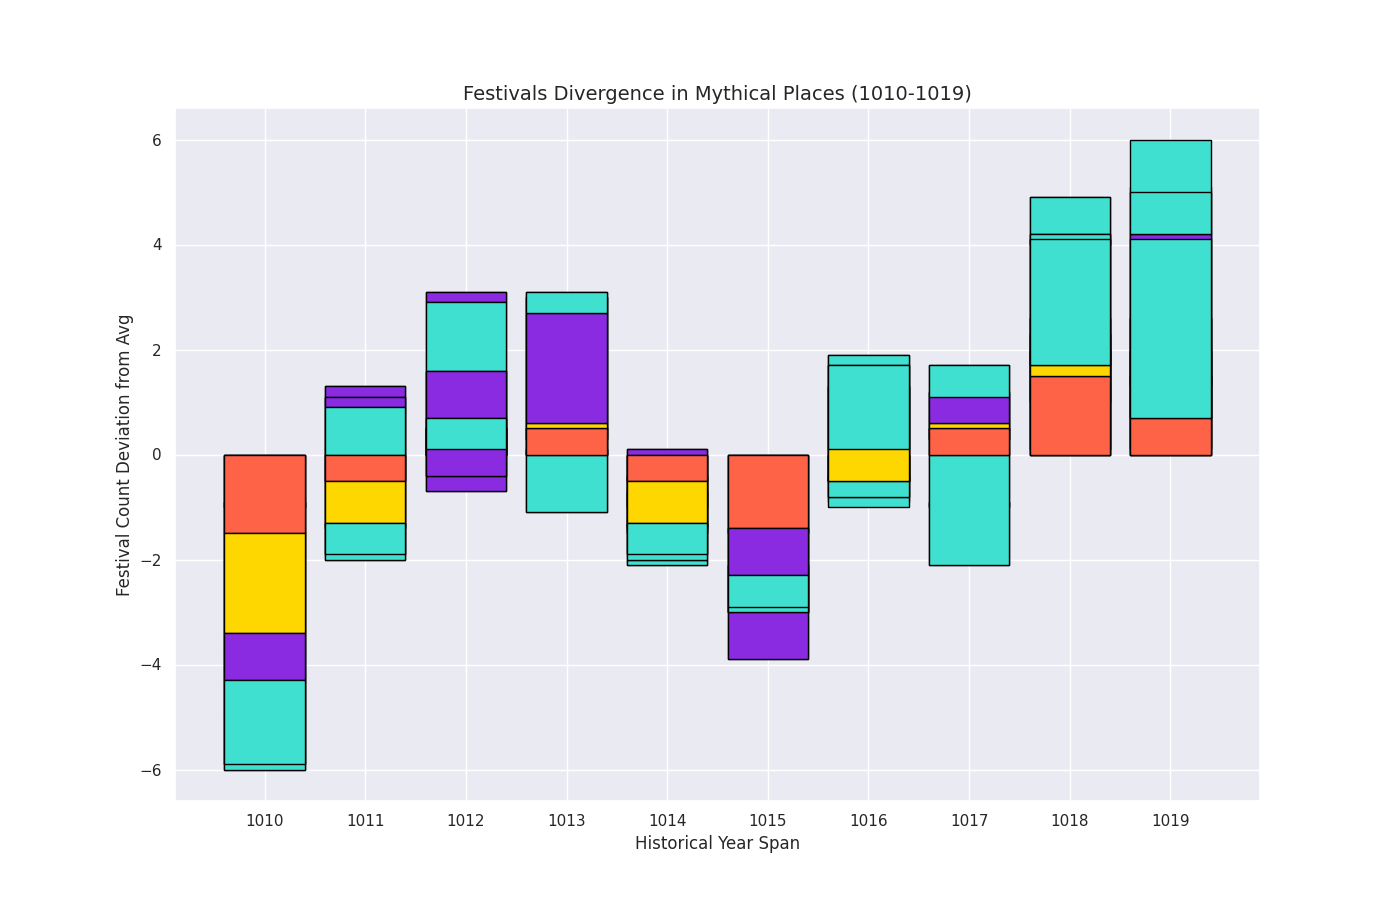

The Python source for this figure:
import matplotlib.pyplot as plt
import numpy as np

years = np.arange(1010, 1020)

atlantis_festivals = np.array([[3, 2, 5, 4], [4, 6, 5, 3], [5, 3, 7, 5], [5, 4, 8, 6], [3, 5, 6, 4],
                               [4, 3, 5, 5], [4, 6, 6, 3], [5, 4, 7, 5], [6, 5, 5, 8], [6, 4, 9, 6]])
el_dorado_festivals = np.array([[4, 6, 1, 3], [5, 7, 4, 2], [6, 8, 4, 2], [5, 6, 3, 9], [4, 7, 2, 5],
                                [3, 4, 6, 4], [5, 7, 5, 2], [4, 6, 3, 8], [7, 4, 9, 4], [7, 4, 5, 10]])
shangri_la_festivals = np.array([[2, 4, 3, 5], [3, 4, 5, 6], [4, 6, 4, 6], [4, 5, 7, 7], [3, 5, 4, 6],
                                 [2, 4, 5, 6], [3, 5, 5, 7], [4, 5, 6, 6], [5, 6, 7, 6], [5, 5, 8, 7]])
avalon_festivals = np.array([[5, 4, 7, 6], [6, 5, 8, 7], [7, 5, 9, 7], [7, 6, 10, 8], [6, 5, 8, 7],
                             [5, 6, 7, 7], [6, 8, 8, 6], [7, 6, 9, 7], [8, 7, 7, 10], [8, 7, 6, 11]])

atlantis_diff = atlantis_festivals - np.mean(atlantis_festivals, axis=0)
el_dorado_diff = el_dorado_festivals - np.mean(el_dorado_festivals, axis=0)
shangri_la_diff = shangri_la_festivals - np.mean(shangri_la_festivals, axis=0)
avalon_diff = avalon_festivals - np.mean(avalon_festivals, axis=0)

colors = ['#FF6347', '#FFD700', '#8A2BE2', '#40E0D0']

fig, ax = plt.subplots(figsize=(14, 9))

for i, diff in enumerate([atlantis_diff, el_dorado_diff, shangri_la_diff, avalon_diff]):
    base = np.zeros(len(years))
    for j in range(diff.shape[1]):
        ax.bar(years, diff[:, j], bottom=base, color=colors[j], edgecolor='black')
        base += diff[:, j]

ax.set_title('Festivals Divergence in Mythical Places (1010-1019)', fontsize=14)
ax.set_ylabel('Festival Count Deviation from Avg')
ax.set_xlabel('Historical Year Span')
ax.set_xticks(years)

plt.show()
